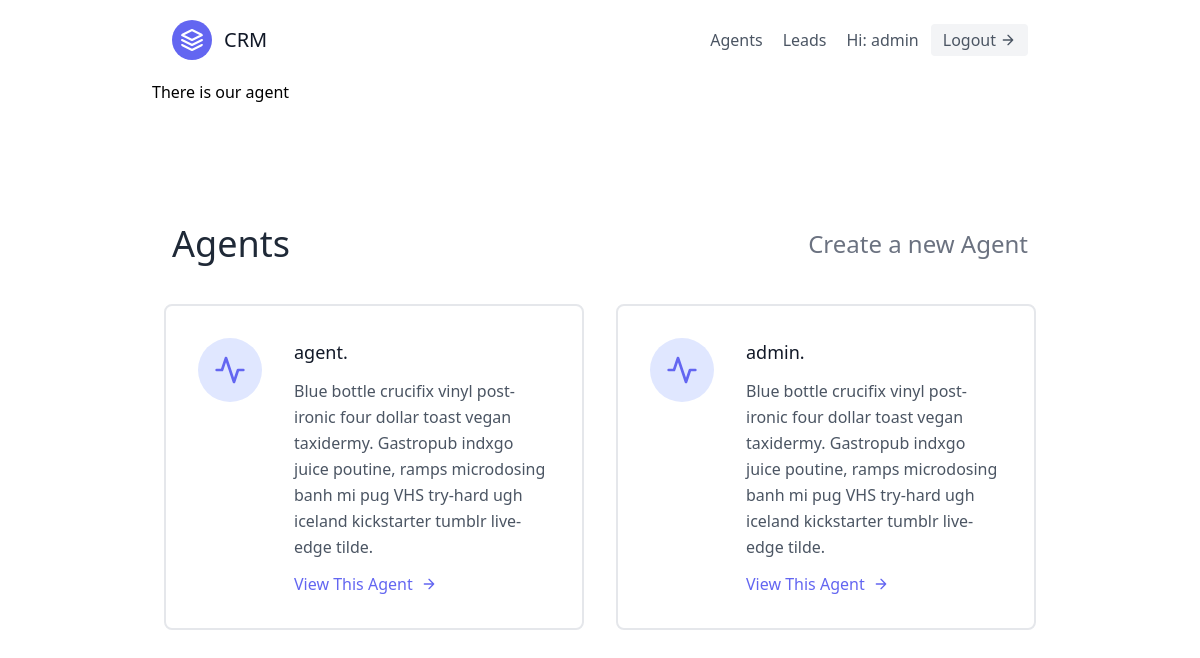
/agents/ (signed in), run on an earlier commit of the app's database.
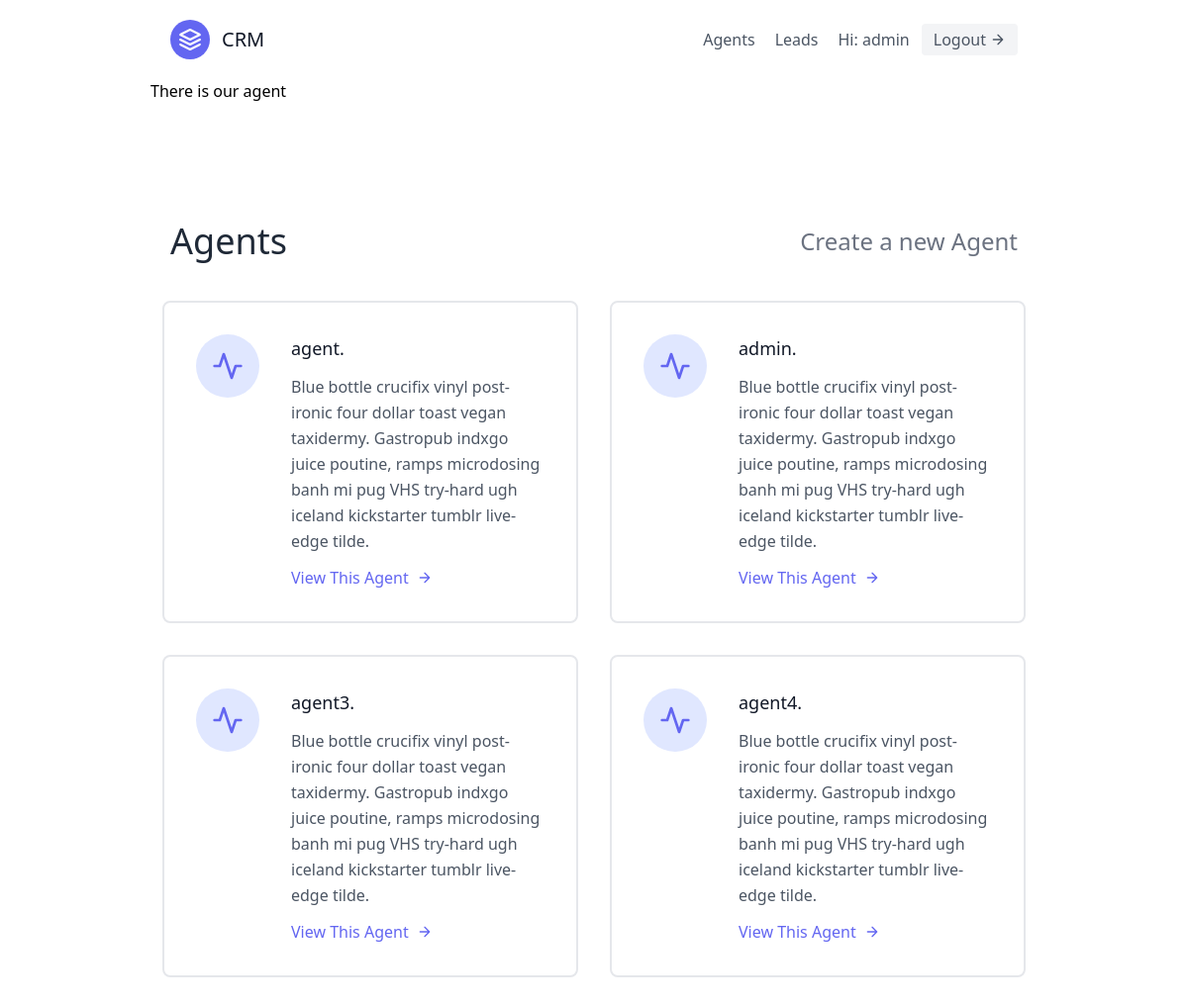
And on a later commit of the database.
### leads/models.py (models this page shows, shortened)
class User(AbstractUser):
    is_organizer = models.BooleanField(default=True)
    is_agent = models.BooleanField(default=True)

class Agent(models.Model):
    user = models.OneToOneField(User, on_delete=models.CASCADE)
    organisations = models.ForeignKey(UserProfile, on_delete=models.CASCADE)

### agents/views.py (the view)
# urls.py: path('', AgentListView.as_view(), name="agent-list"),
class AgentListView(OrganizerAndLoginRequiredMixin, generic.ListView):
    template_name = "agentList.html"
    def get_queryset(self):
        organisations = self.request.user.userprofile
        return Agent.objects.filter(organisations=organisations)

### agents/mixins.py (called while the page is built)
    def dispatch(self, request, *args, **kwargs):
        if not request.user.is_authenticated or not request.user.is_organizer:
            return redirect("leads:lead-list")
        return super().dispatch(request, *args, **kwargs)

### templates/agentList.html
{% extends "base.html" %}
{% block content %}
    <h1>There is our agent</h1>
    <section class="text-gray-600 body-font">
    <div class="container px-5 py-24 mx-auto flex flex-wrap">
        <div class="w-full mb-6 py-6 flex justify-between items-center boarder-b boarder-gray-200">
            <div>
                <h1 class="text-4xl text-gray-800">Agents</h1>
            </div>
            <div>
                 <a class="text-2xl text-gray-500 hover:text-blue-500" href="{% url 'agents:agent-create' %}">Create a new Agent</a>
            </div>
        </div>
        <div class="flex flex-wrap -m-6">
            {% for agent in object_list %}
                <div class="p-4 lg:w-1/2 md:w-full">
                    <div class="flex border-2 rounded-lg border-gray-200 border-opacity-50 p-8 sm:flex-row flex-col">
                          <div class="w-16 h-16 sm:mr-8 sm:mb-0 mb-4 inline-flex items-center justify-center rounded-full bg-indigo-100 text-indigo-500 flex-shrink-0">
                                <svg fill="none" stroke="currentColor" stroke-linecap="round" stroke-linejoin="round" stroke-width="2" class="w-8 h-8" viewBox="0 0 24 24">
                                  <path d="M22 12h-4l-3 9L9 3l-3 9H2"></path>
                                </svg>
                          </div>
                          <div class="flex-grow">
                                <h2 class="text-gray-900 text-lg title-font font-medium mb-3"> {{ agent.user.username }}.</h2>
                                <p class="leading-relaxed text-base">Blue bottle crucifix vinyl post-ironic four dollar toast vegan taxidermy. Gastropub indxgo juice poutine, ramps microdosing banh mi pug VHS try-hard ugh iceland kickstarter tumblr live-edge tilde.</p>
                                <a href="{% url 'agents:agent-detail' agent.pk %}" class="mt-3 text-indigo-500 inline-flex items-center">
                                    View This Agent
                                  <svg fill="none" stroke="currentColor" stroke-linecap="round" stroke-linejoin="round" stroke-width="2" class="w-4 h-4 ml-2" viewBox="0 0 24 24">
                                    <path d="M5 12h14M12 5l7 7-7 7"></path>
                                  </svg>
                                </a>
                          </div>
                    </div>
                 </div>
            {% endfor %}
        </div>
    </div>
</section>
{% endblock content %}

### templates/base.html (shortened to what this page needs)
{% load static %}
<!DOCTYPE html>
<html lang="en">
<head>
    <link href="https://unpkg.com/tailwindcss@^2/dist/tailwind.min.css" rel="stylesheet">
    <link href="{% static 'css/style.css' %}" rel="stylesheet">
</head>
<body>
    <div class="max-w-4xl mx-auto">
        {% include "navbar.html" %}
         {% block content %}{% endblock content %}
    </div>
</body>
</html>

### templates/navbar.html (shortened to what this page needs)
<header class="text-gray-600 body-font">
  <div class="container mx-auto flex flex-wrap p-5 flex-col md:flex-row items-center">
    <a class="flex title-font font-medium items-center text-gray-900 mb-4 md:mb-0">
      <svg xmlns="http://www.w3.org/2000/svg" fill="none" stroke="currentColor" stroke-linecap="round" stroke-linejoin="round" stroke-width="2" class="w-10 h-10 text-white p-2 bg-indigo-500 rounded-full" viewBox="0 0 24 24">
        <path d="M12 2L2 7l10 5 10-5-10-5zM2 17l10 5 10-5M2 12l10 5 10-5"></path>
      </svg>
      <span class="ml-3 text-xl">CRM</span>
    </a>
    <nav class="md:ml-auto flex flex-wrap items-center text-base justify-center">
        {% if not request.user.is_authenticated %}
            <a href="{% url 'signup' %}" class="mr-5 hover:text-gray-900">SignUp</a>
        {% else %}
            {% if request.user.is_organizer %}
                <a href="{% url 'agents:agent-list' %}" class="mr-5 hover:text-gray-900">Agents</a>
            {% endif %}
                <a href="{% url 'leads:lead-list' %}" class="mr-5 hover:text-gray-900">Leads</a>
        {% endif %}
    </nav>
      {% if request.user.is_authenticated %}
          Hi: {{ request.user.username }}
          <a href="{% url 'logout' %}" class="ml-3 inline-flex items-center bg-gray-100 border-0 py-1 px-3 focus:outline-none hover:bg-gray-200 rounded text-base mt-4 md:mt-0">
              Logout
              <svg fill="none" stroke="currentColor" stroke-linecap="round" stroke-linejoin="round" stroke-width="2" class="w-4 h-4 ml-1" viewBox="0 0 24 24">
                <path d="M5 12h14M12 5l7 7-7 7"></path>
              </svg>
          </a>
      {% endif %}
  </div>
</header>

### templates/scripts.html (shortened to what this page needs)
{% load static %}

### static/css/style.css (style rules this page uses)
:root { -moz-tab-size:4;-o-tab-size:4;tab-size:4 }
html { line-height:1.15;-webkit-text-size-adjust:100% }
body { margin:0 }
body { font-family:system-ui,-apple-system,'Segoe UI',Roboto,Helvetica,Arial,sans-serif,'Apple Color Emoji','Segoe UI Emoji' }
blockquote,dd,dl,figure,h1,h2,h3,h4,h5,h6,hr,p,pre { margin:0 }
html { font-family:ui-sans-serif,system-ui,-apple-system,BlinkMacSystemFont,"Segoe UI",Roboto,"Helvetica Neue",Arial,"Noto Sans",sans-serif,"Apple Color Emoji","Segoe UI Emoji","Segoe UI Symbol","Noto Color Emoji";line-height:1.5 }
body { font-family:inherit;line-height:inherit }
*,::after,::before { box-sizing:border-box;border-width:0;border-style:solid;border-color:#e5e7eb }
h1,h2,h3,h4,h5,h6 { font-size:inherit;font-weight:inherit }
a { color:inherit;text-decoration:inherit }
audio,canvas,embed,iframe,img,object,svg,video { display:block;vertical-align:middle }
.container { width:100% }
@media (min-width:640px) { .container { max-width:640px } }
@media (min-width:768px) { .container { max-width:768px } }
@media (min-width:1024px) { .container { max-width:1024px } }
.bg-gray-100 { --tw-bg-opacity:1;background-color:rgba(243,244,246,var(--tw-bg-opacity)) }
.bg-indigo-100 { --tw-bg-opacity:1;background-color:rgba(224,231,255,var(--tw-bg-opacity)) }
.bg-indigo-500 { --tw-bg-opacity:1;background-color:rgba(99,102,241,var(--tw-bg-opacity)) }
.border-gray-200 { --tw-border-opacity:1;border-color:rgba(229,231,235,var(--tw-border-opacity)) }
.rounded { border-radius:.25rem }
.rounded-lg { border-radius:.5rem }
.rounded-full { border-radius:9999px }
.border-0 { border-width:0 }
.border-2 { border-width:2px }
.flex { display:flex }
.inline-flex { display:inline-flex }
.flex-col { flex-direction:column }
.flex-wrap { flex-wrap:wrap }
.items-center { align-items:center }
.justify-center { justify-content:center }
.justify-between { justify-content:space-between }
.flex-grow { flex-grow:1 }
.flex-shrink-0 { flex-shrink:0 }
.font-medium { font-weight:500 }
.h-4 { height:1rem }
.h-8 { height:2rem }
.h-10 { height:2.5rem }
.h-16 { height:4rem }
.text-base { font-size:1rem;line-height:1.5rem }
.text-lg { font-size:1.125rem;line-height:1.75rem }
.text-xl { font-size:1.25rem;line-height:1.75rem }
.text-4xl { font-size:2.25rem;line-height:2.5rem }
.leading-relaxed { line-height:1.625 }
.mx-auto { margin-left:auto;margin-right:auto }
.ml-1 { margin-left:.25rem }
.ml-2 { margin-left:.5rem }
.mt-3 { margin-top:.75rem }
.mb-3 { margin-bottom:.75rem }
.ml-3 { margin-left:.75rem }
.mt-4 { margin-top:1rem }
.mb-4 { margin-bottom:1rem }
.mr-5 { margin-right:1.25rem }
.mb-6 { margin-bottom:1.5rem }
.p-4 { padding:1rem }
.p-5 { padding:1.25rem }
.p-8 { padding:2rem }
.py-1 { padding-top:.25rem;padding-bottom:.25rem }
.px-3 { padding-left:.75rem;padding-right:.75rem }
.px-5 { padding-left:1.25rem;padding-right:1.25rem }
.py-6 { padding-top:1.5rem;padding-bottom:1.5rem }
.py-24 { padding-top:6rem;padding-bottom:6rem }
* { --tw-shadow:0 0 #0000 }
* { --tw-ring-inset:var(--tw-empty, );--tw-ring-offset-width:0px;--tw-ring-offset-color:#fff;--tw-ring-color:rgba(59, 130, 246, 0.5);--tw-ring-offset-shadow:0 0 #0000;--tw-ring-shadow:0 0 #0000 }
.text-white { --tw-text-opacity:1;color:rgba(255,255,255,var(--tw-text-opacity)) }
.text-gray-500 { --tw-text-opacity:1;color:rgba(107,114,128,var(--tw-text-opacity)) }
.text-gray-800 { --tw-text-opacity:1;color:rgba(31,41,55,var(--tw-text-opacity)) }
.text-gray-900 { --tw-text-opacity:1;color:rgba(17,24,39,var(--tw-text-opacity)) }
.text-indigo-500 { --tw-text-opacity:1;color:rgba(99,102,241,var(--tw-text-opacity)) }
.w-4 { width:1rem }
.w-8 { width:2rem }
.w-10 { width:2.5rem }
.w-16 { width:4rem }
.w-full { width:100% }
@media (min-width:640px) { .sm\:flex-row { flex-direction:row } }
@media (min-width:640px) { .sm\:mb-0 { margin-bottom:0 } }
@media (min-width:640px) { .sm\:mr-8 { margin-right:2rem } }
@media (min-width:768px) { .md\:flex-row { flex-direction:row } }
@media (min-width:768px) { .md\:mt-0 { margin-top:0 } }
@media (min-width:768px) { .md\:mb-0 { margin-bottom:0 } }
@media (min-width:768px) { .md\:ml-auto { margin-left:auto } }
@media (min-width:768px) { .md\:w-full { width:100% } }
@media (min-width:1024px) { .lg\:w-1\/2 { width:50% } }

What changed in the data, as far as the page shows it:
added Agent: user.username "agent3"
added Agent: user.username "agent4"
